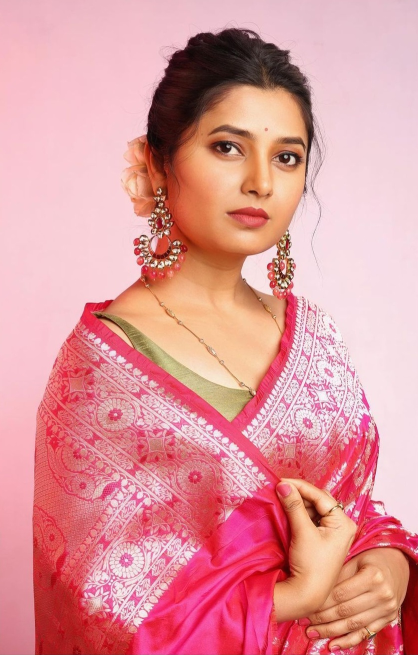
#> input picture Inputs/Example_1.jpg, 836 x 1310 px (shown at 1/2 size)
$ python main.py
#> lines starting #> are read from the running program, lines starting #| are printed output that depends on the picture
### preprocess.py
import cv2 as cv
import numpy as np


# function to preprocess the input image
def preproc_img(img):

    hx, hy, c = img.shape

    src = cv.resize(img, (10*int(hy/10), 10*int(hx/10)))

    y_tiles = int(src.shape[0]/10)
    x_tiles = int(src.shape[1]/10)

    cb = np.empty((100, y_tiles*x_tiles), dtype="float")
    cg = np.empty((100, y_tiles*x_tiles), dtype="float")
    cr = np.empty((100, y_tiles*x_tiles), dtype="float")

    index = 0

    for i in range(y_tiles):
        for j in range(x_tiles):
            cb[:, index] = src[10*i:10*(i + 1), 10*j:10*(j + 1), 0].flatten()
            cg[:, index] = src[10*i:10*(i + 1), 10*j:10*(j + 1), 1].flatten()
            cr[:, index] = src[10*i:10*(i + 1), 10*j:10*(j + 1), 2].flatten()
            index += 1

    cb_mean = np.mean(cb, axis=1, dtype="float")
    cg_mean = np.mean(cg, axis=1, dtype="float")
    cr_mean = np.mean(cr, axis=1, dtype="float")

    for i in range(cb.shape[1]):
        cb[:, i] = cb[:, i] - cb_mean
        cg[:, i] = cg[:, i] - cg_mean
        cr[:, i] = cr[:, i] - cr_mean

    return cb, cg, cr, cb_mean, cg_mean, cr_mean, x_tiles, y_tiles, src

### eigenvecs_proj.py
import numpy as np


# computes the eigenvectors and the eigen-coefficients
def compute_eigs(cb, cg, cr, compress_to):

    cov_mat_cb = np.cov(cb)
    cov_mat_cg = np.cov(cg)
    cov_mat_cr = np.cov(cr)

    eig_vals_cb, eig_vecs_cb = np.linalg.eig(cov_mat_cb)
    eig_vals_cg, eig_vecs_cg = np.linalg.eig(cov_mat_cg)
    eig_vals_cr, eig_vecs_cr = np.linalg.eig(cov_mat_cr)

    eig_vals_cb = np.abs(eig_vals_cb)
    eig_vals_cg = np.abs(eig_vals_cg)
    eig_vals_cr = np.abs(eig_vals_cr)

    b = np.arange(0, 100, 1)
    g = np.arange(0, 100, 1)
    r = np.arange(0, 100, 1)

    b = np.array([b for _, b in sorted(zip(eig_vals_cb, b))])
    g = np.array([g for _, g in sorted(zip(eig_vals_cg, g))])
    r = np.array([r for _, r in sorted(zip(eig_vals_cr, r))])

    id_b = np.zeros(100, dtype="int")
    id_g = np.zeros(100, dtype="int")
    id_r = np.zeros(100, dtype="int")
    for i in range(100):
        id_b[i] = b[99 - i]
        id_g[i] = g[99 - i]
        id_r[i] = r[99 - i]

    new_dim = int(100*compress_to)

    eig_cb = np.empty((100, new_dim))
    eig_cg = np.empty((100, new_dim))
    eig_cr = np.empty((100, new_dim))

    for i in range(new_dim):
        eig_cb[:,i] = eig_vecs_cb[:,id_b[i]]
        eig_cg[:,i] = eig_vecs_cg[:,id_g[i]]
        eig_cr[:,i] = eig_vecs_cr[:,id_r[i]]

    weights_cb = np.empty((new_dim, cb.shape[1]))
    weights_cg = np.empty((new_dim, cg.shape[1]))
    weights_cr = np.empty((new_dim, cr.shape[1]))

    for i in range(cb.shape[1]):
        comps = []
        for j in range(eig_cb.shape[1]):
            comps.append(np.dot(cb[:,i], eig_cb[:,j]))
        comps = np.array(comps)
        weights_cb[:, i] = comps

    for i in range(cg.shape[1]):
        comps = []
        for j in range(eig_cg.shape[1]):
            comps.append(np.dot(cg[:,i], eig_cg[:,j]))
        comps = np.array(comps)
        weights_cg[:, i] = comps

    for i in range(cr.shape[1]):
        comps = []
        for j in range(eig_cr.shape[1]):
            comps.append(np.dot(cr[:,i], eig_cr[:,j]))
        comps = np.array(comps)
        weights_cr[:, i] = comps

    return eig_cb, eig_cg, eig_cr, weights_cb, weights_cg, weights_cr

### compress.py
import numpy as np
from reconstruct import reconstruct_img
from eigenvecs_proj import compute_eigs

# finally compresses the image as desired
def compress_img(cb, cg, cr, cb_mean, cg_mean, cr_mean, x_tiles, y_tiles, resized_src):

    compress_ratios = [0.01, 0.05, 0.2]

    compr_imgs = []

    for i in range(len(compress_ratios)):

        eig_cb, eig_cg, eig_cr, weights_cb, weights_cg, weights_cr = compute_eigs(cb, cg, cr, compress_ratios[i])

        new_cb = np.empty(cb.shape)
        new_cg = np.empty(cg.shape)
        new_cr = np.empty(cr.shape)

        for i in range(new_cb.shape[1]):
            new_cb[:, i] = reconstruct_img(weights_cb[:, i], eig_cb)
            new_cg[:, i] = reconstruct_img(weights_cg[:, i], eig_cg)
            new_cr[:, i] = reconstruct_img(weights_cr[:, i], eig_cr)

        for i in range(cb.shape[1]):
            new_cb[:, i] = new_cb[:, i] + cb_mean
            new_cg[:, i] = new_cg[:, i] + cg_mean
            new_cr[:, i] = new_cr[:, i] + cr_mean

        compr_img = np.empty(resized_src.shape, dtype="float")

        index = 0
        for i in range(y_tiles):
            for j in range(x_tiles):
                compr_img[i*10:(i + 1)*10, j*10:(j + 1)*10, 0] = np.reshape(new_cb[:,index], (10, 10))
                compr_img[i*10:(i + 1)*10, j*10:(j + 1)*10, 1] = np.reshape(new_cg[:,index], (10, 10))
                compr_img[i*10:(i + 1)*10, j*10:(j + 1)*10, 2] = np.reshape(new_cr[:,index], (10, 10))
                index += 1

        compr_imgs.append(compr_img)

    return compr_imgs

### reconstruct.py
import numpy as np

# recomputes the vector in a lossy way
def reconstruct_img(weights, eigs):

    arr = np.zeros(100)
    for i in range(len(weights)):
        arr = arr + weights[i]*eigs[:,i]

    return arr

### main.py
import numpy as np
import matplotlib.pyplot as plt
import cv2 as cv
from preprocess import preproc_img
from reconstruct import reconstruct_img
from compress import compress_img
from eigenvecs_proj import compute_eigs

img = plt.imread("Inputs/Example_1.jpg")
#> img is the input picture: shape (1310, 836, 3); mean R, G, B 222.9, 150.2, 154.1

cb, cg, cr, cb_mean, cg_mean, cr_mean, x_tiles, y_tiles, src = preproc_img(img)
#> after the loop in preproc_img, `for i in range(y_tiles):`: index = 10873
#> in preproc_img, `cb_mean = np.mean(cb, axis=1, dtype="float")`: cb_mean = 100 values, max 223.1 at index 37, min 222.6 at index 99, mean 222.9
#> in preproc_img, `cg_mean = np.mean(cg, axis=1, dtype="float")`: cg_mean = 100 values, max 150.6 at index 7, min 149.6 at index 90, mean 150.2
#> in preproc_img, `cr_mean = np.mean(cr, axis=1, dtype="float")`: cr_mean = 100 values, max 154.6 at index 6, min 153.5 at index 90, mean 154.1
#> x_tiles = 83; y_tiles = 131

compressed_imgs = compress_img(cb, cg, cr, cb_mean, cg_mean, cr_mean, x_tiles, y_tiles, src)
#> the loop in compress_img, `for i in range(len(compress_ratios)): ` made 3 passes
#> pass 1, in compute_eigs, `cov_mat_cb = np.cov(cb)`:
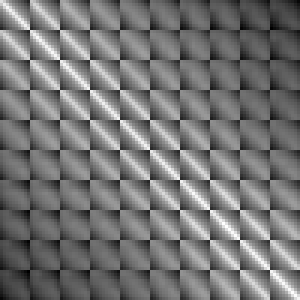
#> cov_mat_cb: shape (100, 100) float64 (shown 3 times larger); min 1497.8, max 1852.3, mean 1659.9; drawn with min black and max white
#> pass 1, in compute_eigs, `cov_mat_cg = np.cov(cg)`:
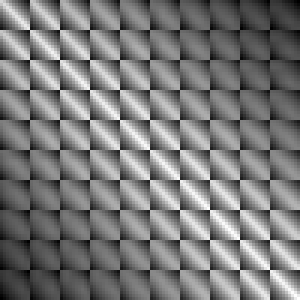
#> cov_mat_cg: shape (100, 100) float64 (shown 3 times larger); min 3663.2, max 4386.4, mean 4005.8; drawn with min black and max white
#> pass 1, in compute_eigs, `eig_vals_cb, eig_vecs_cb = np.linalg.eig(cov_mat_cb)`:
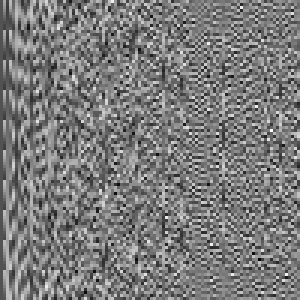
#> eig_vecs_cb: shape (100, 100) float64 (shown 3 times larger); min -0.3, max 0.317, mean -0.000998; drawn with min black and max white
#> after the loop in compress_img, `for i in range(len(compress_ratios)):`:
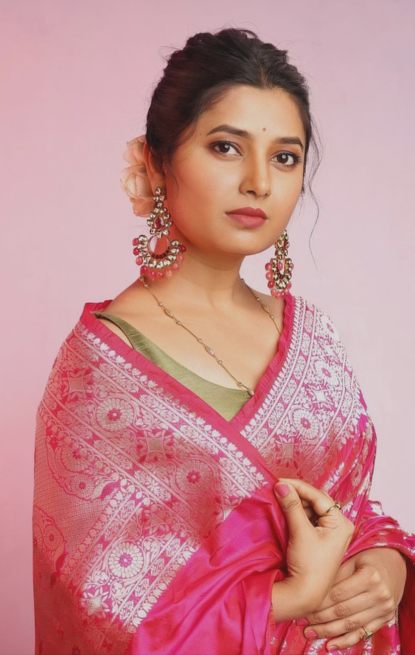
#> compr_img: shape (1310, 830, 3) float64 (shown at 1/2 size); mean R, G, B 222.9, 150.2, 154.1; drawn with min black and max white
#> after the loop in compress_img, `for i in range(len(compress_ratios)):`: compr_imgs = 3 items
#> compressed_imgs = 3 items

compressed_imgs = np.array(compressed_imgs)/255.0

fig = plt.figure(figsize=(16, 8))

ax = fig.add_subplot(1, 3, 1)
plt.title("lossy image compression")
plt.imshow(compressed_imgs[0])

ax = fig.add_subplot(1, 3, 2)
plt.title("medium lossy compression")
plt.imshow(compressed_imgs[1])

ax = fig.add_subplot(1, 3, 3)
plt.title("loss-less compression")
plt.imshow(compressed_imgs[2])

plt.suptitle("Different types of compression")

plt.savefig("Outputs/Output_Ex1.jpg")
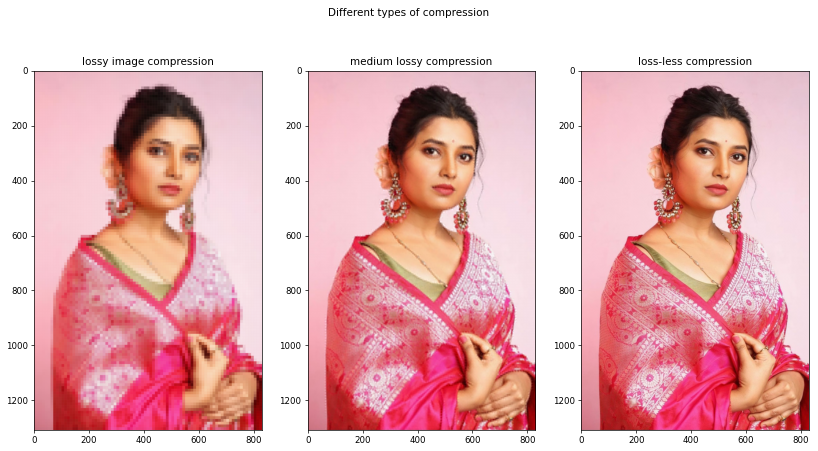
#> figure drawn by matplotlib, 3 panels

$ run again, with Inputs/Example_3.jpg copied over Inputs/Example_1.jpg
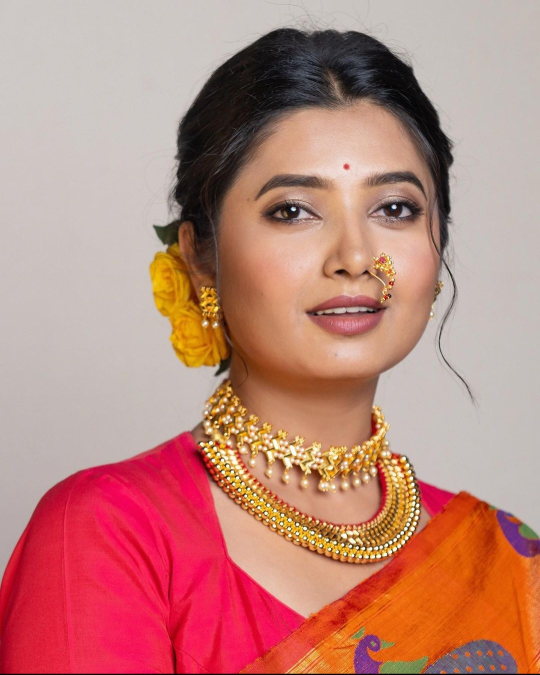
#> input picture Inputs/Example_3.jpg, 1080 x 1349 px (shown at 1/2 size)
#> img is the input picture: shape (1349, 1080, 3); mean R, G, B 189.8, 133.4, 123.5
#> after the loop in preproc_img, `for i in range(y_tiles):`: index = 14472
#> in preproc_img, `cb_mean = np.mean(cb, axis=1, dtype="float")`: cb_mean = 100 values, max 190 at index 56, min 188.5 at index 91, mean 189.7
#> in preproc_img, `cg_mean = np.mean(cg, axis=1, dtype="float")`: cg_mean = 100 values, max 133.9 at index 7, min 132.3 at index 90, mean 133.3
#> in preproc_img, `cr_mean = np.mean(cr, axis=1, dtype="float")`: cr_mean = 100 values, max 124 at index 4, min 122.4 at index 99, mean 123.4
#> `cb, cg, cr, cb_mean, cg_mean, cr_mean, x_tiles, y_tiles, src = preproc..`: x_tiles = 108; y_tiles = 134
#> after the loop in compress_img, `for i in range(len(compress_ratios)):`:
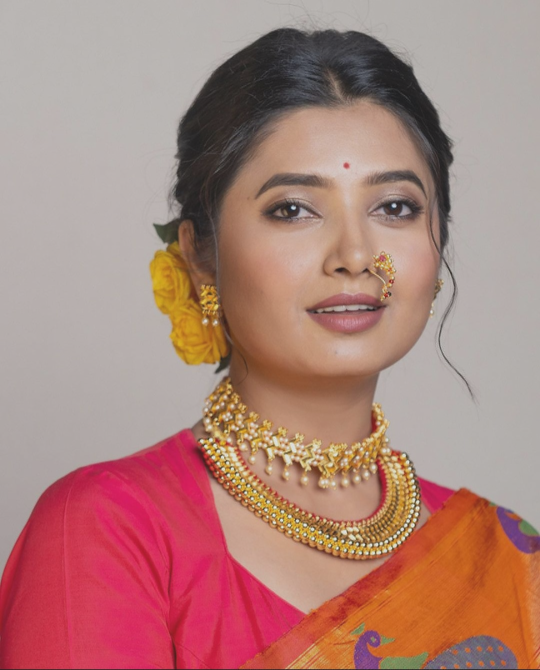
#> compr_img: shape (1340, 1080, 3) float64 (shown at 1/2 size); mean R, G, B 189.7, 133.3, 123.4; drawn with min black and max white
#> after the loop in compress_img, `for i in range(len(compress_ratios)):`: compr_imgs = 3 items
#> `plt.savefig("Outputs/Output_Ex1.jpg")`:
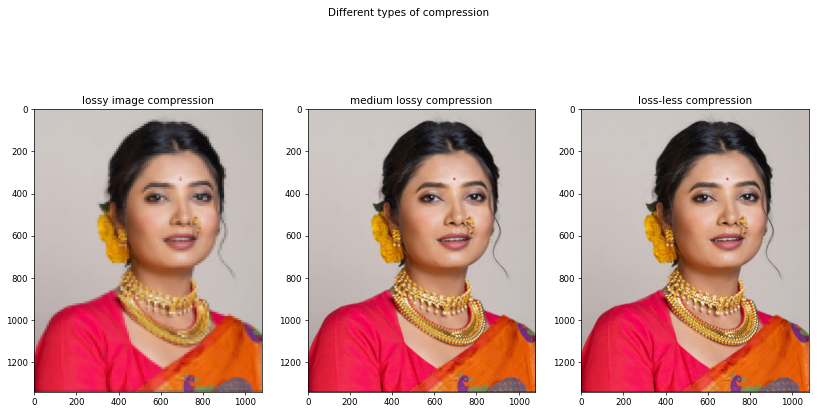
#> figure drawn by matplotlib, 3 panels

$ run again, with Inputs/Example_2.jpeg copied over Inputs/Example_1.jpg
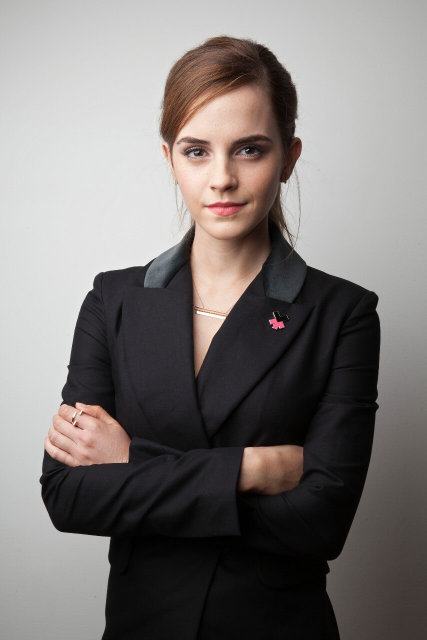
#> input picture Inputs/Example_2.jpeg, 853 x 1280 px (shown at 1/2 size)
#> img is the input picture: shape (1280, 853, 3); mean R, G, B 124.6, 119.6, 117.7
#> after the loop in preproc_img, `for i in range(y_tiles):`: index = 10880
#> in preproc_img, `cb_mean = np.mean(cb, axis=1, dtype="float")`: cb_mean = 100 values, max 125.4 at index 0, min 123.7 at index 99, mean 124.6
#> in preproc_img, `cg_mean = np.mean(cg, axis=1, dtype="float")`: cg_mean = 100 values, max 120.4 at index 0, min 118.7 at index 99, mean 119.6
#> in preproc_img, `cr_mean = np.mean(cr, axis=1, dtype="float")`: cr_mean = 100 values, max 118.6 at index 0, min 116.9 at index 99, mean 117.7
#> `cb, cg, cr, cb_mean, cg_mean, cr_mean, x_tiles, y_tiles, src = preproc..`: x_tiles = 85; y_tiles = 128
#> after the loop in compress_img, `for i in range(len(compress_ratios)):`:
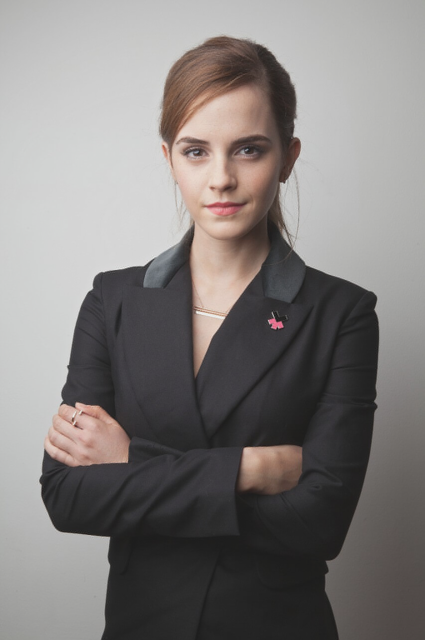
#> compr_img: shape (1280, 850, 3) float64 (shown at 1/2 size); mean R, G, B 124.6, 119.6, 117.7; drawn with min black and max white
#> after the loop in compress_img, `for i in range(len(compress_ratios)):`: compr_imgs = 3 items
#> `plt.savefig("Outputs/Output_Ex1.jpg")`:
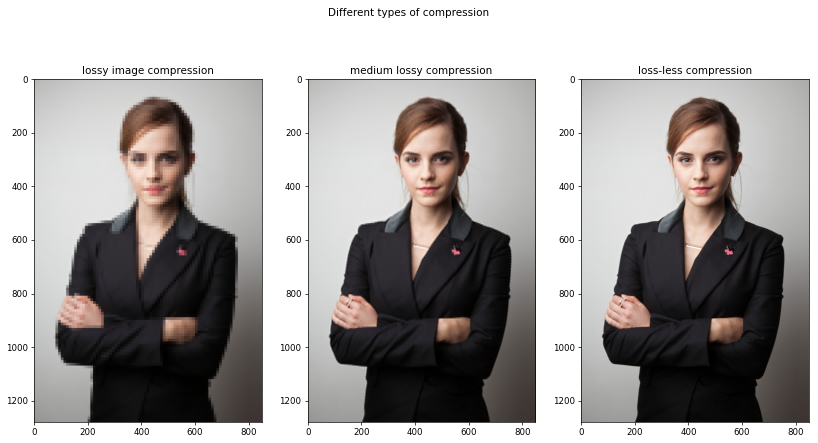
#> figure drawn by matplotlib, 3 panels
